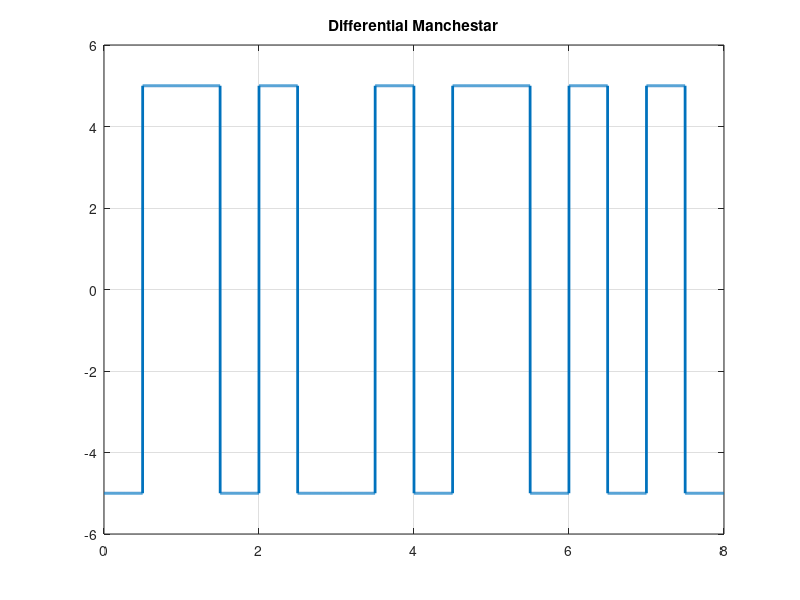

The MATLAB script that drew this image:
clc;
close all;
clear all;
 
bits = [0 1 0 1 0 1 0 0];
%bits = input('Give a bits sequence: ');
bitrate = 1;
n = 1000;
T = length(bits)/bitrate;
N = length(bits)*n;
dt = T/N;
t = 0:dt:T-dt;

%0-> Transition
%1-> No transition
previous = 5; %Assuming previous was 5;
x = zeros(1, length(t));
half = n/2;
for i=1:length(bits)
    if(bits(i) == 1)
        x((i-1)*n + 1: half) = previous;
        x(half: i*n) = previous*(-1);
        previous = previous*(-1);
    else
        previous = previous * (-1);
        x((i-1)*n + 1: half) = previous;
        x(half: i*n) = previous*(-1);
        previous = previous * (-1);
        
    end
    half = half+n;
end

plot(t, x, 'Linewidth', 2);
grid on;
title('Differential Manchestar');

%Decoding
y = zeros(1, length(x)/n);
previous = 5;
for i=1:length(y)
    if x(((i-1)*n)+1) == previous
        y(i) = 1;
        previous = previous * (-1);
    end
end
disp(y);
